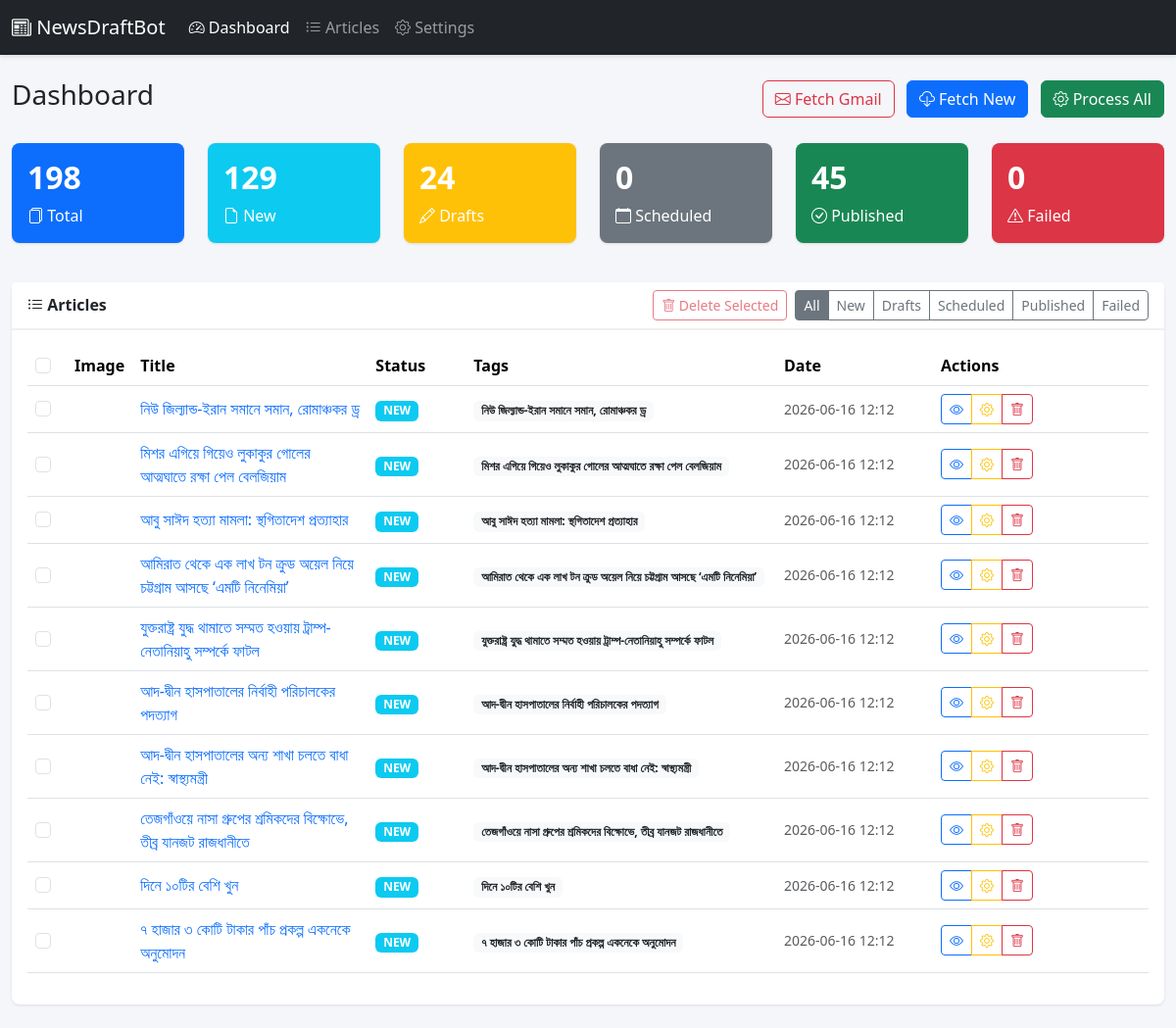
The page / on the database its author committed.
### database.py (models this page shows, shortened)
class Article(db.Model):
    __tablename__ = "articles"
    id = db.Column(db.Integer, primary_key=True)
    title = db.Column(db.String(500), nullable=False)
    slug = db.Column(db.String(500), nullable=True)
    source_url = db.Column(db.String(1000), unique=True, nullable=False)
    content = db.Column(db.Text, nullable=True)
    excerpt = db.Column(db.Text, nullable=True)
    tags = db.Column(JSON, nullable=True)
    categories = db.Column(JSON, nullable=True)
    featured_image = db.Column(db.String(1000), nullable=True)
    reporter = db.Column(db.String(200), nullable=True)
    wordpress_post_id = db.Column(db.Integer, nullable=True)
    wordpress_featured_media_id = db.Column(db.Integer, nullable=True)
    wordpress_url = db.Column(db.String(1000), nullable=True)
    wordpress_author_id = db.Column(db.Integer, nullable=True)
    wordpress_category_ids = db.Column(JSON, nullable=True)
    wordpress_tag_ids = db.Column(JSON, nullable=True)
    share_count = db.Column(db.Integer, default=0)
    images = db.Column(JSON, nullable=True)  # Store list of image URLs/paths
    status = db.Column(
        db.String(20),
        nullable=False,
        default="NEW",
        index=True,
    )
    scheduled_time = db.Column(db.DateTime, nullable=True)
    created_at = db.Column(db.DateTime, default=lambda: datetime.now(timezone.utc))
    updated_at = db.Column(
        db.DateTime,
        default=lambda: datetime.now(timezone.utc),
        onupdate=lambda: datetime.now(timezone.utc),
    )

### app.py (the view)
@app.route("/")
def dashboard():
    stats = get_stats()
    recent_articles = (
        Article.query.order_by(Article.created_at.desc()).limit(10).all()
    )
    return render_template(
        "dashboard.html", stats=stats, articles=recent_articles
    )

### app.py (called while the page is built)
@app.template_filter("dt")
def format_datetime(value, fmt="%Y-%m-%d %H:%M"):
    if value is None:
        return ""
    if isinstance(value, str):
        return value[: len(fmt)]
    return value.strftime(fmt)

def get_stats():
    total = Article.query.count()
    drafts = Article.query.filter_by(status="DRAFT").count()
    scheduled = Article.query.filter_by(status="SCHEDULED").count()
    published = Article.query.filter_by(status="PUBLISHED").count()
    failed = Article.query.filter_by(status="FAILED").count()
    new_count = Article.query.filter_by(status="NEW").count()
    return {
        "total": total,
        "drafts": drafts,
        "scheduled": scheduled,
        "published": published,
        "failed": failed,
        "new": new_count,
    }

### templates/dashboard.html (shortened to what this page needs)
<!DOCTYPE html>
<html lang="en">
<head>
    <link href="https://cdn.jsdelivr.net/npm/bootstrap@5.3.2/dist/css/bootstrap.min.css" rel="stylesheet">
    <link href="https://cdn.jsdelivr.net/npm/bootstrap-icons@1.11.1/font/bootstrap-icons.css" rel="stylesheet">
    <link href="{{ url_for('static', filename='css/style.css') }}" rel="stylesheet">
</head>
<body>
    <nav class="navbar navbar-expand-lg navbar-dark bg-dark">
        <div class="container-fluid">
            <a class="navbar-brand" href="/">
                <i class="bi bi-newspaper"></i> NewsDraftBot
            </a>
            <div class="collapse navbar-collapse" id="navbarNav">
                <ul class="navbar-nav">
                    <li class="nav-item">
                        <a class="nav-link active" href="/"><i class="bi bi-speedometer2"></i> Dashboard</a>
                    </li>
                    <li class="nav-item">
                        <a class="nav-link" href="/articles"><i class="bi bi-list-ul"></i> Articles</a>
                    </li>
                    <li class="nav-item">
                        <a class="nav-link" href="/settings"><i class="bi bi-gear"></i> Settings</a>
                    </li>
                </ul>
            </div>
        </div>
    </nav>
    <div class="container-fluid py-4">
        <div class="d-flex justify-content-between align-items-center mb-4">
            <h1 class="h3">Dashboard</h1>
            <div>
                <button class="btn btn-outline-danger me-2" onclick="fetchGmailNews()">
                    <i class="bi bi-envelope"></i> Fetch Gmail
                </button>
                <button class="btn btn-primary me-2" onclick="fetchArticles()">
                    <i class="bi bi-cloud-download"></i> Fetch New
                </button>
                <button class="btn btn-success" onclick="processAll()">
                    <i class="bi bi-gear"></i> Process All
                </button>
            </div>
        </div>
        <div class="row mb-4" id="stats-cards">
            <div class="col-md-2 col-6 mb-3">
                <div class="card text-white bg-primary">
                    <div class="card-body">
                        <h5 class="card-title display-6">{{ stats.total }}</h5>
                        <p class="card-text"><i class="bi bi-files"></i> Total</p>
                    </div>
                </div>
            </div>
            <div class="col-md-2 col-6 mb-3">
                <div class="card text-white bg-info">
                    <div class="card-body">
                        <h5 class="card-title display-6">{{ stats.new }}</h5>
                        <p class="card-text"><i class="bi bi-file-earmark"></i> New</p>
                    </div>
                </div>
            </div>
            <div class="col-md-2 col-6 mb-3">
                <div class="card text-white bg-warning">
                    <div class="card-body">
                        <h5 class="card-title display-6">{{ stats.drafts }}</h5>
                        <p class="card-text"><i class="bi bi-pencil"></i> Drafts</p>
                    </div>
                </div>
            </div>
            <div class="col-md-2 col-6 mb-3">
                <div class="card text-white bg-secondary">
                    <div class="card-body">
                        <h5 class="card-title display-6">{{ stats.scheduled }}</h5>
                        <p class="card-text"><i class="bi bi-calendar"></i> Scheduled</p>
                    </div>
                </div>
            </div>
            <div class="col-md-2 col-6 mb-3">
                <div class="card text-white bg-success">
                    <div class="card-body">
                        <h5 class="card-title display-6">{{ stats.published }}</h5>
                        <p class="card-text"><i class="bi bi-check-circle"></i> Published</p>
                    </div>
                </div>
            </div>
            <div class="col-md-2 col-6 mb-3">
                <div class="card text-white bg-danger">
                    <div class="card-body">
                        <h5 class="card-title display-6">{{ stats.failed }}</h5>
                        <p class="card-text"><i class="bi bi-exclamation-triangle"></i> Failed</p>
                    </div>
                </div>
            </div>
        </div>
            <div class="card">
            <div class="card-header d-flex justify-content-between align-items-center flex-wrap gap-2">
                <span><i class="bi bi-list-ul"></i> Articles</span>
                <div class="d-flex align-items-center gap-2">
                    <button class="btn btn-sm btn-outline-danger" id="deleteSelectedBtn" disabled onclick="deleteSelected()">
                        <i class="bi bi-trash"></i> Delete Selected
                    </button>
                    <div class="btn-group btn-group-sm">
                        <a href="/articles" class="btn btn-outline-secondary {% if not active_filter %}active{% endif %}">All</a>
                        <a href="/articles?status=NEW" class="btn btn-outline-secondary {% if active_filter == 'NEW' %}active{% endif %}">New</a>
                        <a href="/articles?status=DRAFT" class="btn btn-outline-secondary {% if active_filter == 'DRAFT' %}active{% endif %}">Drafts</a>
                        <a href="/articles?status=SCHEDULED" class="btn btn-outline-secondary {% if active_filter == 'SCHEDULED' %}active{% endif %}">Scheduled</a>
                        <a href="/articles?status=PUBLISHED" class="btn btn-outline-secondary {% if active_filter == 'PUBLISHED' %}active{% endif %}">Published</a>
                        <a href="/articles?status=FAILED" class="btn btn-outline-secondary {% if active_filter == 'FAILED' %}active{% endif %}">Failed</a>
                    </div>
                </div>
            </div>
            <div class="card-body">
                <div class="table-responsive">
                    <table class="table table-hover" id="articlesTable">
                        <thead>
                            <tr>
                                <th style="width: 40px">
                                    <input type="checkbox" class="form-check-input" id="selectAll" onchange="toggleSelectAll()">
                                </th>
                                <th style="width: 60px">Image</th>
                                <th>Title</th>
                                <th style="width: 100px">Status</th>
                                <th style="width: 100px">Tags</th>
                                <th style="width: 160px">Date</th>
                                <th style="width: 220px">Actions</th>
                            </tr>
                        </thead>
                        <tbody>
                            {% for article in articles %}
                            <tr data-id="{{ article.id }}">
                                <td>
                                    <input type="checkbox" class="form-check-input article-checkbox" value="{{ article.id }}" onchange="updateDeleteBtn()">
                                </td>
                                <td>
                                </td>
                                <td>
                                    <a href="/articles/{{ article.id }}" class="text-decoration-none fw-medium">
                                        {{ article.title[:80] }}{% if article.title|length > 80 %}...{% endif %}
                                    </a>
                                </td>
                                <td>
                                    {% set status_class = {
                                        'NEW': 'bg-info',
                                        'DRAFT': 'bg-warning',
                                        'SCHEDULED': 'bg-secondary',
                                        'PUBLISHED': 'bg-success',
                                        'FAILED': 'bg-danger'
                                    } %}
                                    <span class="badge {{ status_class.get(article.status, 'bg-secondary') }}">
                                        {{ article.status }}
                                    </span>
                                </td>
                                <td>
                                    {% if article.tags %}
                                    <div class="tags-cell">
                                        {% for tag in article.tags[:3] %}
                                        <span class="badge bg-light text-dark me-1">{{ tag }}</span>
                                        {% endfor %}
                                    </div>
                                    {% endif %}
                                </td>
                                <td class="text-muted small">
                                    {% if article.scheduled_time %}
                                    <i class="bi bi-calendar-event"></i> {{ article.scheduled_time | dt }}
                                    {% elif article.created_at %}
                                    {{ article.created_at | dt }}
                                    {% endif %}
                                </td>
                                <td>
                                    <div class="btn-group btn-group-sm">
                                        <a href="/articles/{{ article.id }}" class="btn btn-outline-primary" title="View">
                                            <i class="bi bi-eye"></i>
                                        </a>
                                        {% if article.status == 'NEW' %}
                                        <button class="btn btn-outline-warning" onclick="processArticle({{ article.id }})" title="Process">
                                            <i class="bi bi-gear"></i>
                                        </button>
                                        {% endif %}
                                        <button class="btn btn-outline-danger" onclick="deleteArticle({{ article.id }})" title="Delete">
                                            <i class="bi bi-trash"></i>
                                        </button>
                                    </div>
                                </td>
                            </tr>
                            {% endfor %}
                        </tbody>
                    </table>
                </div>
            </div>
        </div>
    </div>
    <div class="toast-container position-fixed bottom-0 end-0 p-3">
    </div>
</body>
</html>

### static/css/style.css (style rules this page uses)
body { background-color: #f5f6fa; min-height: 100vh; }
.navbar { box-shadow: 0 2px 4px rgba(0,0,0,.1); }
.card { border: none; box-shadow: 0 1px 3px rgba(0,0,0,.1); border-radius: 8px; }
.card-header { background-color: #fff; border-bottom: 2px solid #f0f0f0; font-weight: 600; }
.display-6 { font-size: 2rem; font-weight: 700; }
.tags-cell .badge { font-size: .75rem; }
.btn-group-sm .btn { padding: .25rem .5rem; }
.table > :not(caption) > * > * { vertical-align: middle; }
#stats-cards .card { transition: transform 0.2s; }

### rows shown on the page
Article: title "নিউ জিল্যান্ড-ইরান সমানে সমান, রোমাঞ্চকর ড্র", status "NEW", 3 "নিউ জিল্যান্ড-ইরান সমানে সমান, রোমাঞ্চকর ড্র", created_at|dt "2026-06-16 12:12"
Article: title "মিশর এগিয়ে গিয়েও লুকাকুর গোলের আত্মঘাতে রক্ষা পেল বেলজিয়াম", status "NEW", 3 "মিশর এগিয়ে গিয়েও লুকাকুর গোলের আত্মঘাতে রক্ষা পেল বেলজিয়াম", created_at|dt "2026-06-16 12:12"
Article: title "আবু সাঈদ হত্যা মামলা: স্থগিতাদেশ প্রত্যাহার", status "NEW", 3 "আবু সাঈদ হত্যা মামলা: স্থগিতাদেশ প্রত্যাহার", created_at|dt "2026-06-16 12:12"
Article: title "আমিরাত থেকে এক লাখ টন ক্রুড অয়েল নিয়ে চট্টগ্রাম আসছে ‘এমটি নিনেমিয়া’", status "NEW", 3 "আমিরাত থেকে এক লাখ টন ক্রুড অয়েল নিয়ে চট্টগ্রাম আসছে ‘এমটি নিনেমিয়া’", created_at|dt "2026-06-16 12:12"
Article: title "যুক্তরাষ্ট্র যুদ্ধ থামাতে সম্মত হওয়ায় ট্রাম্প-নেতানিয়াহু সম্পর্কে ফাটল", status "NEW", 3 "যুক্তরাষ্ট্র যুদ্ধ থামাতে সম্মত হওয়ায় ট্রাম্প-নেতানিয়াহু সম্পর্কে ফাটল", created_at|dt "2026-06-16 12:12"
Article: title "আদ-দ্বীন হাসপাতালের নির্বাহী পরিচালকের পদত্যাগ", status "NEW", 3 "আদ-দ্বীন হাসপাতালের নির্বাহী পরিচালকের পদত্যাগ", created_at|dt "2026-06-16 12:12"
Article: title "আদ-দ্বীন হাসপাতালের অন্য শাখা চলতে বাধা নেই: স্বাস্থ্যমন্ত্রী", status "NEW", 3 "আদ-দ্বীন হাসপাতালের অন্য শাখা চলতে বাধা নেই: স্বাস্থ্যমন্ত্রী", created_at|dt "2026-06-16 12:12"
Article: title "তেজগাঁওয়ে নাসা গ্রুপের শ্রমিকদের বিক্ষোভে, তীব্র যানজট রাজধানীতে", status "NEW", 3 "তেজগাঁওয়ে নাসা গ্রুপের শ্রমিকদের বিক্ষোভে, তীব্র যানজট রাজধানীতে", created_at|dt "2026-06-16 12:12"
Article: title "দিনে ১০টির বেশি খুন", status "NEW", 3 "দিনে ১০টির বেশি খুন", created_at|dt "2026-06-16 12:12"
Article: title "৭ হাজার ৩ কোটি টাকার পাঁচ প্রকল্প একনেকে অনুমোদন", status "NEW", 3 "৭ হাজার ৩ কোটি টাকার পাঁচ প্রকল্প একনেকে অনুমোদন", created_at|dt "2026-06-16 12:12"

### other values the page prints
{{ stats.total }} "198"
{{ stats.new }} "129"
{{ stats.drafts }} "24"
{{ stats.scheduled }} "0"
{{ stats.published }} "45"
{{ stats.failed }} "0"
